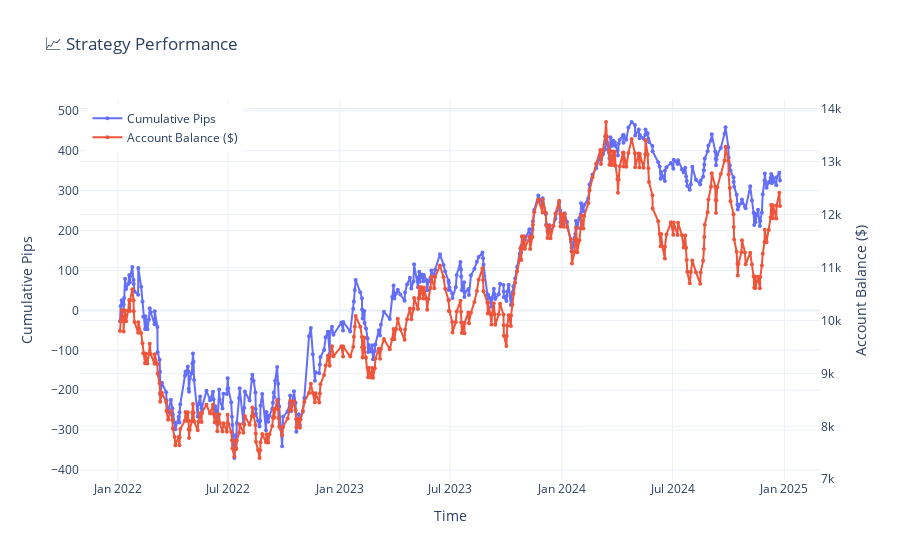

Notebook source saved alongside this figure:
### Code cell
pairs = ["EUR_USD"]
granularities = ['M5']

for pair in pairs:
    for g in granularities:
        print(f"{pair} {g}")
        df = pd.read_pickle(f"../backtesting/results/{pair}_{g}_analyzed.pkl")
        summarize_trades(df)

### Figure 1 — Plotly figure (JSON) as saved in the notebook; plotly's stock layout.template omitted (floating-point values rounded to 4 significant figures; data arrays with more than 128 entries replaced by an {"elided": "..."} marker saying what was removed)
{"data": [{"line": {"width": 2}, "marker": {"size": 4}, "mode": "lines+markers", "name": "Cumulative Pips", "type": "scatter", "x": {"elided": "422 str values"}, "y": {"elided": "422 float values"}}, {"line": {"width": 2}, "marker": {"size": 4}, "mode": "lines+markers", "name": "Account Balance ($)", "type": "scatter", "x": {"elided": "422 str values"}, "y": {"elided": "422 float values"}, "yaxis": "y2"}], "layout": {"hovermode": "x unified", "legend": {"x": 0.01, "y": 0.99}, "title": {"text": "📈 Strategy Performance"}, "xaxis": {"title": {"text": "Time"}}, "yaxis": {"title": {"text": "Cumulative Pips"}}, "yaxis2": {"overlaying": "y", "side": "right", "title": {"text": "Account Balance ($)"}}}}
